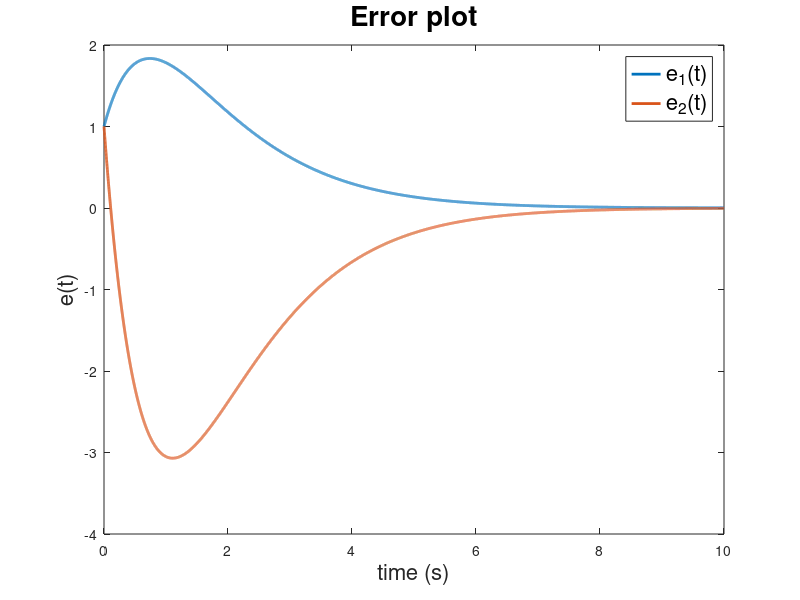

This figure's MATLAB source:
% Standard state-space matrices
A = [
 1,  4; 
-5, -10];
B = [0; 1];
C = [1, -4];
D = [0];

poles = [-1, -1];

% Need to use acker() because the poles are at the same location
% We'll use the fact that the controllability of the dual of the system
% is the same as the observability of the original system
L = acker(A' ,C',poles)';

dt = 0.001;
total_time = 10;
t = 0:dt:total_time;
num_its = length(t);

U = 1e-3; % input as a step function

X = [1; 1];       % initial states
X_hat = [0; 0];   % initial estimate of states
e0 = X - X_hat;   % initial error

% Setup vectors
X_vec = X;
X_hat_vec = X_hat;
e_vec = e0;

for i = 1:num_its-1;
  Y = C*X + D*U;
  Y_hat = C*X_hat + D*U;
  
  dX = A*X + B*U;
  X = X + dX*dt;
  
  dX_hat = A*X_hat + B*U + L*(Y - Y_hat);
  X_hat = X_hat + dX_hat*dt;
  
  e = X - X_hat;
  
  X_vec = [X_vec, X];
  X_hat_vec = [X_hat_vec, X_hat];
  e_vec = [e_vec, e];
end

figure;
plot(t, e_vec(1,:), 'LineWidth', 2);
hold on;
plot(t, e_vec(2,:), 'LineWidth', 2);
title('Error plot', 'fontsize', 20)
xlabel('time (s)', 'fontsize', 16)
ylabel('e(t)', 'fontsize', 16)
leg = legend('e_{1}(t)', 'e_{2}(t)')
set (leg, "fontsize", 16);

% References:
% [1]: http://www.eecs.tufts.edu/~khan/Courses/Spring2013/EE194/Lecs/Lec6and7.pdf
% [2]: http://ctms.engin.umich.edu/CTMS/index.php?example=Introduction&section=ControlStateSpace#23
% [3]: http://cse.lab.imtlucca.it/~bemporad/teaching/ac/pdf/06b-estimator.pdf